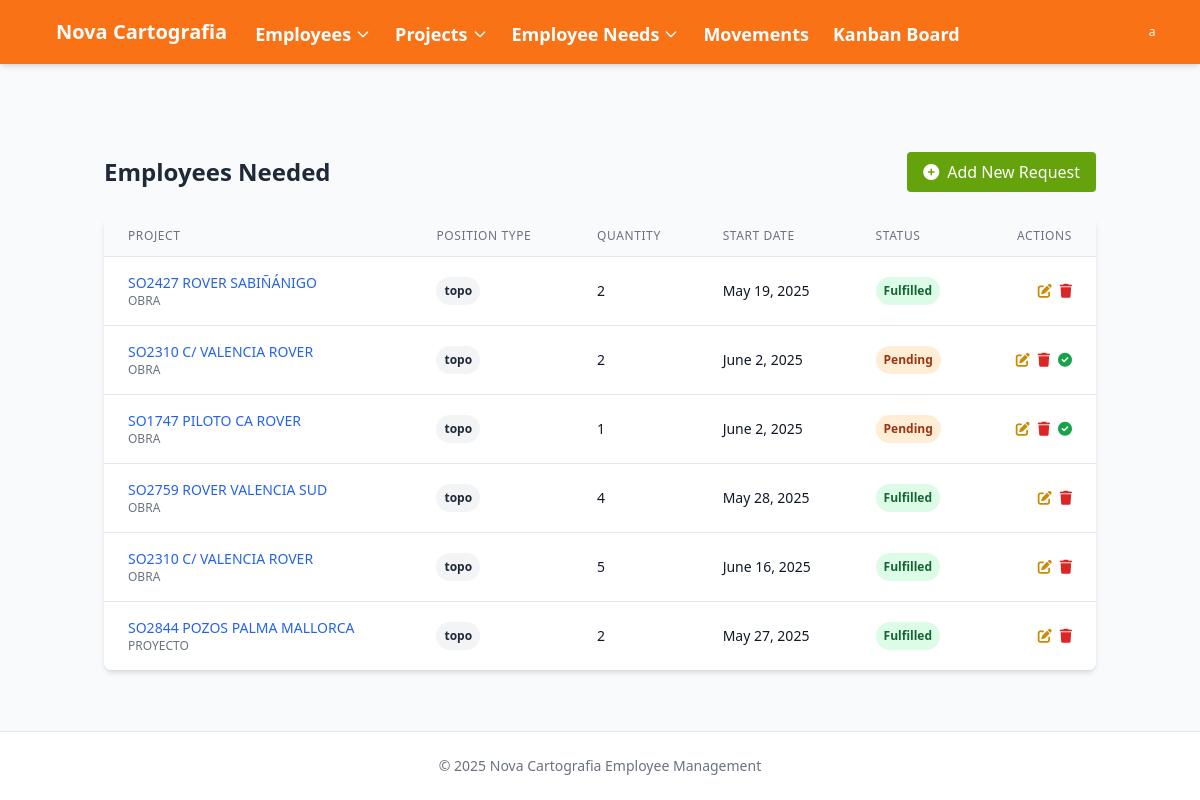
The page /employee-needed/ (signed in) on the database as committed earlier.
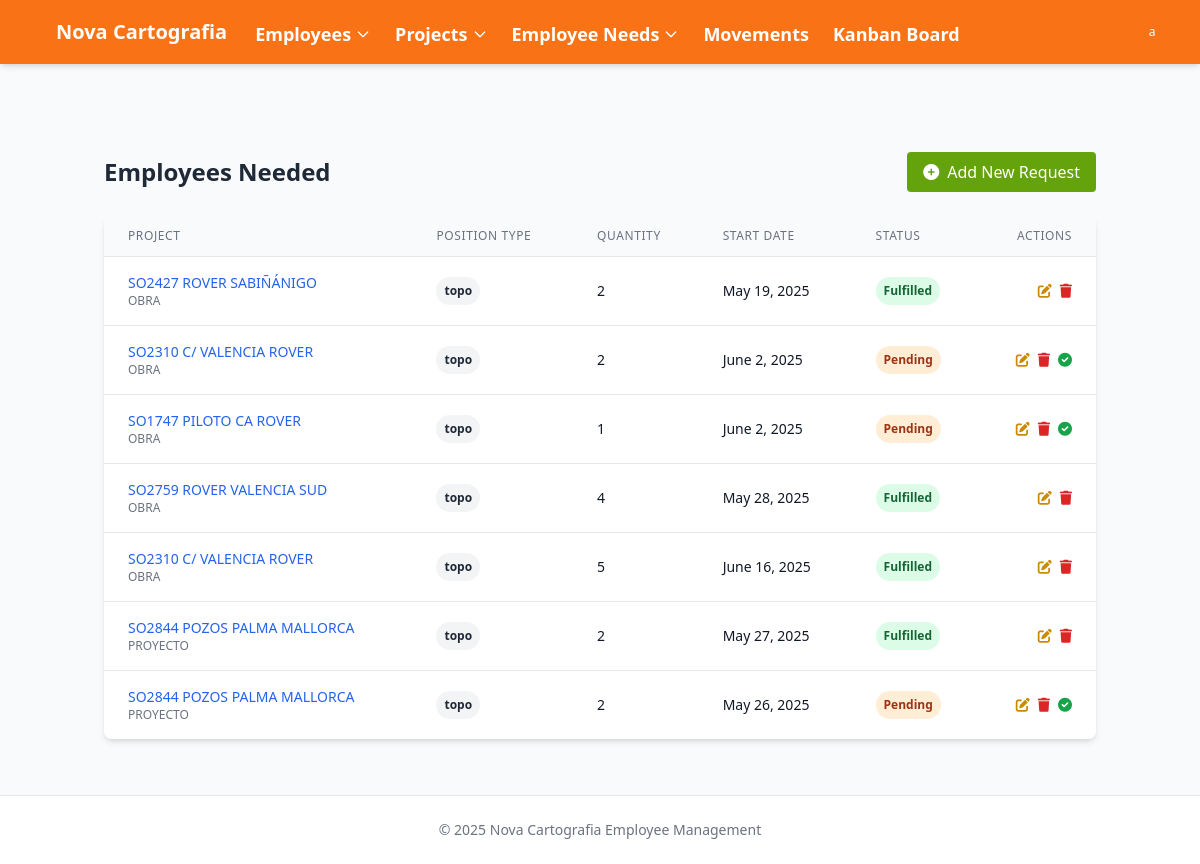
The same page on the database as committed later.
### novacartografia_employee_management/models.py (models this page shows, shortened)
class EmployeeNeeded(models.Model):
    POSITION_TYPES = [
        ('topo', 'Topo'),
        ('auxiliar', 'Auxiliar'),
        ('piloto', 'Piloto'),
    ]
    project_id = models.ForeignKey(Project, on_delete=models.CASCADE)
    type = models.CharField(max_length=50, choices=POSITION_TYPES, default='topo')
    quantity = models.PositiveIntegerField()
    start_date = models.DateField()
    created_at = models.DateTimeField(auto_now_add=True)
    fulfilled = models.BooleanField(default=False)

class Project(models.Model):
    PROJECT_TYPES = [
        ('obra', 'Obra'),
        ('proyecto', 'Proyecto'),
    ]
    name = models.CharField(max_length=100)
    type = models.CharField(max_length=50, choices=PROJECT_TYPES, default='proyecto')
    description = models.TextField(blank=True, null=True)

### novacartografia_employee_management/views.py (the view)
# urls.py: path('employee-needed/', views.employee_needed_list, name='employee_needed_list'),
@login_required
def employee_needed_list(request):
    employee_needed = EmployeeNeeded.objects.all()
    return render(request, 'novacartografia_employee_management/employee_needed_list.html', {'employee_needed': employee_needed})

### templates/novacartografia_employee_management/employee_needed_list.html (shortened to what this page needs)
{% extends "base.html" %}
{% load static %}
{% block content %}
<div class="container mx-auto px-4 py-8">
    <div class="flex justify-between items-center mb-6">
        <h1 class="text-2xl font-bold text-gray-800">Employees Needed</h1>
        <div class="space-x-2">
            <a href="{% url 'employee_needed_create' %}" class="bg-lime-600 hover:bg-lime-700 text-white font-medium py-2 px-4 rounded flex items-center">
                <i class="fas fa-plus-circle mr-2"></i> Add New Request
            </a>
        </div>
    </div>
    {% if employee_needed %}
        <div class="bg-white shadow-md rounded-lg overflow-hidden">
            <table class="min-w-full divide-y divide-gray-200">
                <thead class="bg-gray-50">
                    <tr>
                        <th scope="col" class="px-6 py-3 text-left text-xs font-medium text-gray-500 uppercase tracking-wider">Project</th>
                        <th scope="col" class="px-6 py-3 text-left text-xs font-medium text-gray-500 uppercase tracking-wider">Position Type</th>
                        <th scope="col" class="px-6 py-3 text-left text-xs font-medium text-gray-500 uppercase tracking-wider">Quantity</th>
                        <th scope="col" class="px-6 py-3 text-left text-xs font-medium text-gray-500 uppercase tracking-wider">Start Date</th>
                        <th scope="col" class="px-6 py-3 text-left text-xs font-medium text-gray-500 uppercase tracking-wider">Status</th>
                        <th scope="col" class="px-6 py-3 text-right text-xs font-medium text-gray-500 uppercase tracking-wider">Actions</th>
                    </tr>
                </thead>
                <tbody class="bg-white divide-y divide-gray-200">
                    {% for need in employee_needed %}
                    <tr class="hover:bg-gray-50">
                        <td class="px-6 py-4 whitespace-nowrap">
                            <div class="text-sm font-medium text-gray-900">
                                <a href="{% url 'project_detail' need.project_id.id %}" class="text-blue-600 hover:text-blue-800">
                                    {{ need.project_id.name }}
                                </a>
                            </div>
                            <div class="text-xs text-gray-500">{{ need.project_id.type }}</div>
                        </td>
                        <td class="px-6 py-4 whitespace-nowrap">
                            <span class="px-2 py-1 inline-flex text-xs leading-5 font-semibold rounded-full
                                  {% if need.type == 'TOPÓGRAFO' %}bg-blue-100 text-blue-800
                                  {% elif need.type == 'DELINEANTE' %}bg-green-100 text-green-800
                                  {% elif need.type == 'TÉCNICO' %}bg-purple-100 text-purple-800
                                  {% else %}bg-gray-100 text-gray-800{% endif %}">
                                {{ need.type }}
                            </span>
                        </td>
                        <td class="px-6 py-4 whitespace-nowrap text-sm text-gray-900">
                            {{ need.quantity }}
                        </td>
                        <td class="px-6 py-4 whitespace-nowrap text-sm text-gray-900">
                            {{ need.start_date|date:"F j, Y" }}
                        </td>
                        <td class="px-6 py-4 whitespace-nowrap">
                            {% if need.fulfilled %}
                                <span class="px-2 py-1 inline-flex text-xs leading-5 font-semibold rounded-full bg-green-100 text-green-800">
                                    Fulfilled
                                </span>
                            {% else %}
                                <span class="px-2 py-1 inline-flex text-xs leading-5 font-semibold rounded-full bg-orange-100 text-orange-800">
                                    Pending
                                </span>
                            {% endif %}
                        </td>
                        <td class="px-6 py-4 whitespace-nowrap text-right text-sm font-medium">
                            <div class="flex justify-end space-x-2">
                                <a href="{% url 'employee_needed_update' need.id %}" class="text-yellow-600 hover:text-yellow-900">
                                    <i class="fas fa-edit"></i>
                                </a>
                                <a href="{% url 'employee_needed_delete' need.id %}" class="text-red-600 hover:text-red-900">
                                    <i class="fas fa-trash"></i>
                                </a>
                                {% if not need.fulfilled %}
                                    <a href="{% url 'employee_needed_fulfill' need.id %}" class="text-green-600 hover:text-green-900">
                                        <i class="fas fa-check-circle"></i>
                                    </a>
                                {% endif %}
                            </div>
                        </td>
                    </tr>
                    {% endfor %}
                </tbody>
            </table>
        </div>
    {% endif %}
</div>
{% endblock %}

### templates/base.html (shortened to what this page needs)
<!DOCTYPE html>
<html lang="en">
<head>
    <script src="https://cdn.tailwindcss.com"></script>
    <link rel="stylesheet" href="https://cdnjs.cloudflare.com/ajax/libs/font-awesome/6.0.0/css/all.min.css">
    {% load static %}
    <script src="{% static 'js/tailwind.config.js' %}"></script>
</head>
<body class="bg-gray-50 min-h-screen flex flex-col ">
    <nav class="navbar-drpdown-container bg-orange-500 shadow-md">
        <div class="content-container">
            <div class="flex justify-between h-16 ml-6">
                <div class="flex items-center">
                    <div class="flex-shrink-0 flex items-center">
                        <a href="{% url 'home' %}" class="text-white font-bold text-xl">Nova Cartografia</a>
                    </div>
                    <div class="hidden sm:ml-6 sm:flex sm:space-x-4">
                        <div class="relative" x-data="{ open: false }">
                            <button @click="open = !open" class="text-white hover:text-white border-transparent inline-flex items-center px-1 pt-1 text-lg font-bold">
                                <span>Employees</span>
                                <svg class="ml-1 w-4 h-4" fill="none" stroke="currentColor" viewBox="0 0 24 24" xmlns="http://www.w3.org/2000/svg"><path stroke-linecap="round" stroke-linejoin="round" stroke-width="2" d="M19 9l-7 7-7-7"></path></svg>
                            </button>
                        </div>
                        <div class="relative" x-data="{ open: false }">
                            <button @click="open = !open" class="text-white hover:text-white border-transparent inline-flex items-center px-1 pt-1 text-lg font-bold">
                                <span>Projects</span>
                                <svg class="ml-1 w-4 h-4" fill="none" stroke="currentColor" viewBox="0 0 24 24" xmlns="http://www.w3.org/2000/svg"><path stroke-linecap="round" stroke-linejoin="round" stroke-width="2" d="M19 9l-7 7-7-7"></path></svg>
                            </button>
                        </div>
                        <div class="relative" x-data="{ open: false }">
                            <button @click="open = !open" class="text-white hover:text-white border-transparent inline-flex items-center px-1 pt-1 text-lg font-bold">
                                <span>Employee Needs</span>
                                <svg class="ml-1 w-4 h-4" fill="none" stroke="currentColor" viewBox="0 0 24 24" xmlns="http://www.w3.org/2000/svg"><path stroke-linecap="round" stroke-linejoin="round" stroke-width="2" d="M19 9l-7 7-7-7"></path></svg>
                            </button>
                        </div>
                        <a href="{% url 'movement_list' %}" class="text-white hover:text-white border-transparent inline-flex items-center px-1 pt-1 text-lg font-bold">
                            Movements
                        </a>
                        <a href="{% url 'kanban_board' %}" class="text-white hover:text-white border-transparent inline-flex items-center px-1 pt-1 text-lg font-bold">
                            Kanban Board
                        </a>
                    </div>
                </div>
                <div class="hidden sm:ml-6 sm:flex sm:items-center">
                    {% if user.is_authenticated %}
                        <div class="ml-3 relative" x-data="{ open: false }">
                            <div>
                                <button @click="open = !open" type="button" class="bg-primary-700 flex text-sm rounded-full focus:outline-none focus:ring-2 focus:ring-offset-2 focus:ring-offset-primary-800 focus:ring-white">
                                    <span class="inline-flex items-center justify-center h-8 w-8 rounded-full bg-primary-500">
                                        <span class="text-xs font-medium leading-none text-white">{{ user.username|slice:":1" }}</span>
                                    </span>
                                </button>
                            </div>
                        </div>
                    {% else %}
                        <a href="{% url 'login' %}" class="text-gray-100 hover:text-white text-sm font-medium">Login</a>
                    {% endif %}
                </div>
            </div>
        </div>
    </nav>
    <div class="content-container py-4">
    </div>
    <main class="flex-grow">
        <div class="content-container py-6">
            {% block content %}{% endblock %}
        </div>
    </main>
    <footer class="bg-white border-t border-gray-200">
        <div class="content-container py-6">
            <p class="text-center text-sm text-gray-500">&copy; {% now "Y" %} Nova Cartografia Employee Management</p>
        </div>
    </footer>
</body>
</html>

Rows that differ between the two databases and show on the page:
added EmployeeNeeded: project_id.name "SO2844 POZOS PALMA MALLORCA", project_id.type "PROYECTO", type "topo", quantity "2", start_date "May 26, 2025", fulfilled "Pending"
